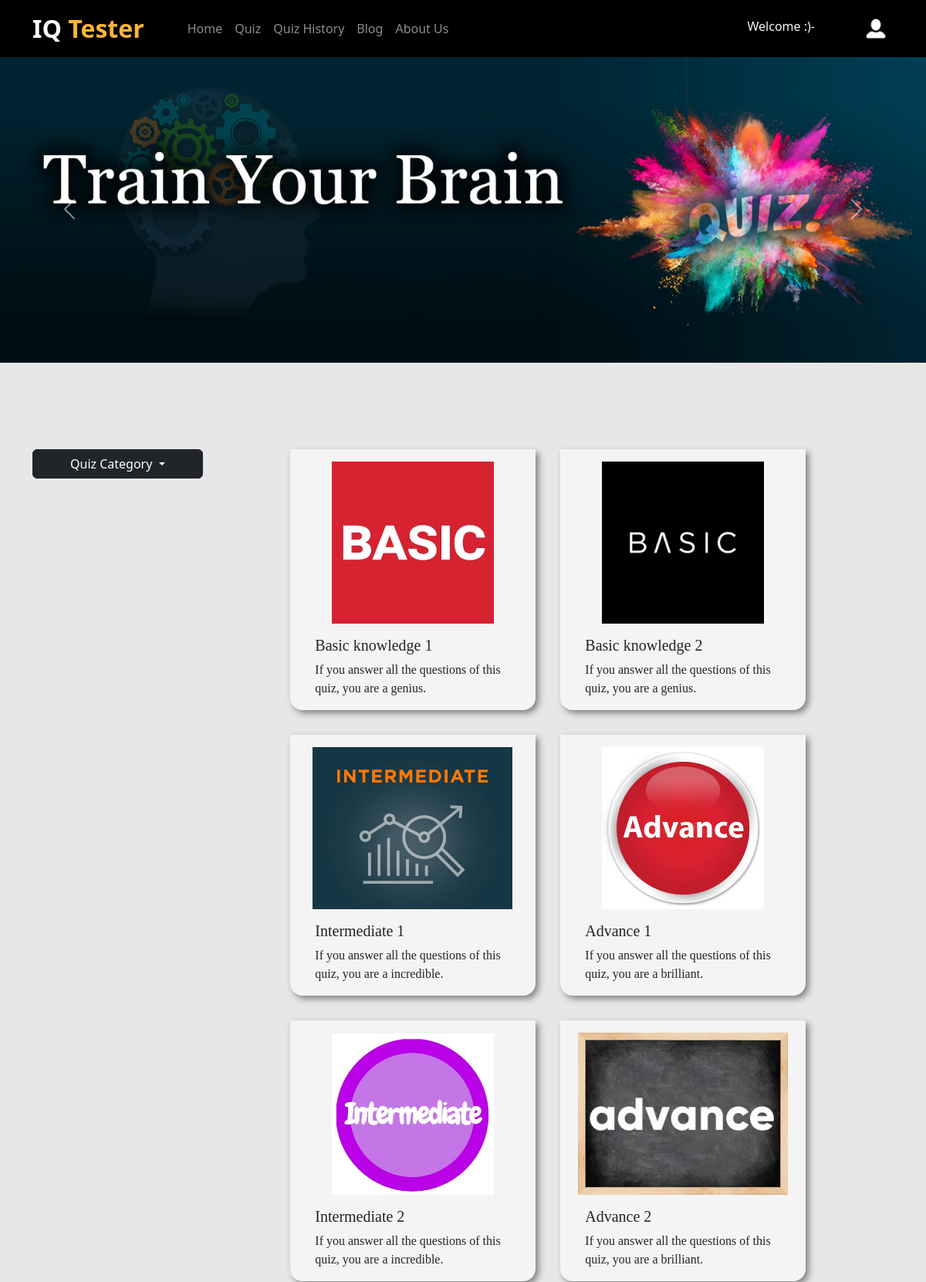
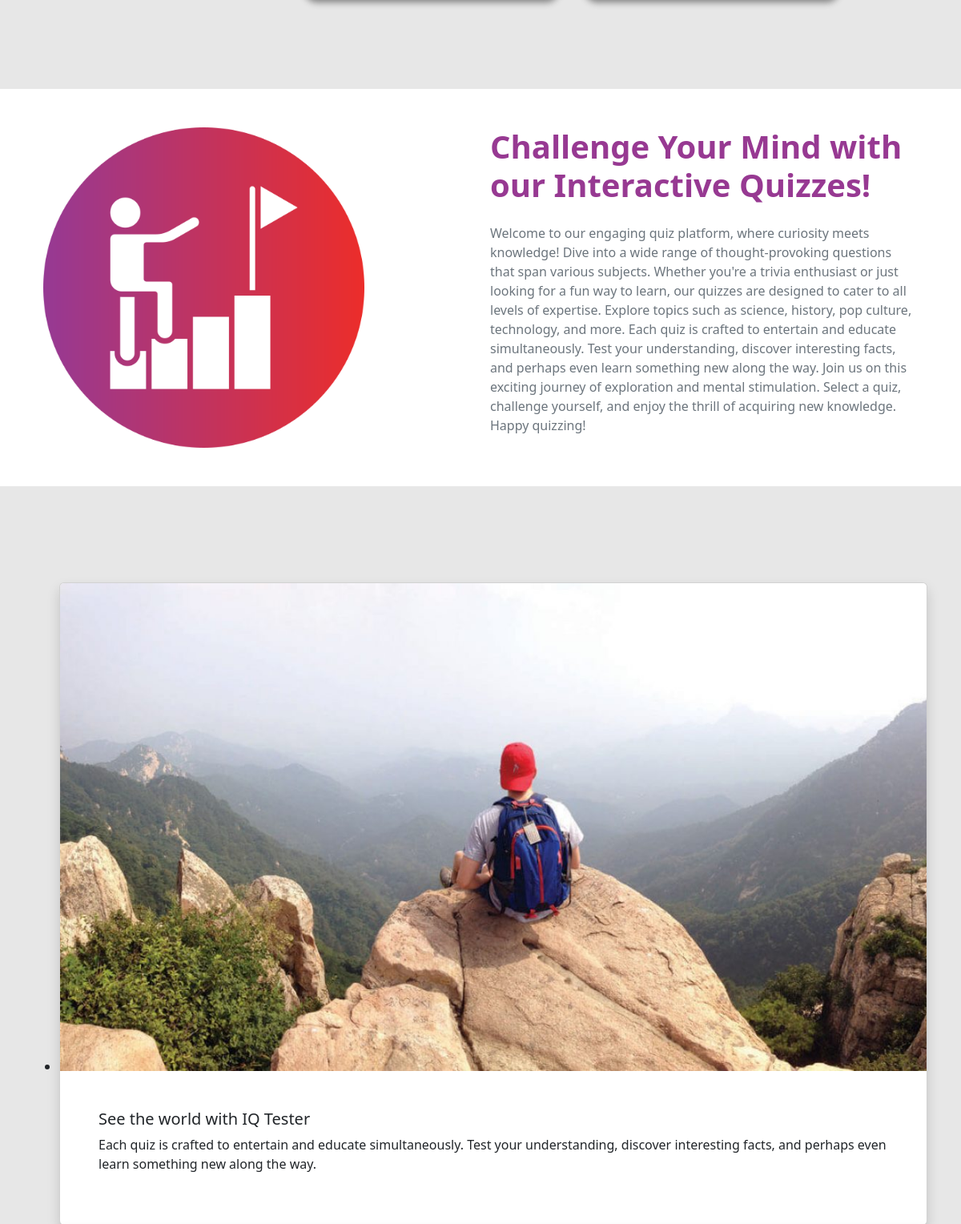
The app's page / (signed in, upper part) with its own data (2 pictures, top to bottom).
### quiz/models.py (models this page shows, shortened)
class Quiz(models.Model):
    title = models.CharField(max_length=100)
    description = models.TextField()
    image = models.ImageField(upload_to='quiz/media/images/', blank=True, null=True)
    category = models.ManyToManyField(Category)
    has_time_limit = models.BooleanField(default=False)
    time_limit_minutes = models.PositiveIntegerField(blank=True, null=True)
    created_at = models.DateTimeField(auto_now_add=True)

### core/views.py (the view)
# urls.py: path('', home, name='home'),
def home(req, category_slug = None) :
    data = Quiz.objects.all()
    if category_slug is not None :
        cate = Category.objects.get(slug=category_slug)
        data = Quiz.objects.filter(category=cate)
    category = Category.objects.all()
    return render(req, 'index.html', {'data' : data, 'category' : category})

### core/templates/index.html (shortened to what this page needs)
{% extends "base.html" %}
{% load static %}
{% block content %}
<section class="mb-5">
    <div>
      <div id="carouselExampleAutoplaying" class="carousel slide" data-bs-ride="carousel">
        <div class="carousel-inner">
          <div class="carousel-item active">
            <img src="{% static "images/banner_1.jpg" %}" class="d-block w-100" alt="...">
          </div>
        </div>
        <button class="carousel-control-prev" type="button" data-bs-target="#carouselExampleAutoplaying" data-bs-slide="prev">
          <span class="carousel-control-prev-icon" aria-hidden="true"></span>
        </button>
        <button class="carousel-control-next" type="button" data-bs-target="#carouselExampleAutoplaying" data-bs-slide="next">
          <span class="carousel-control-next-icon" aria-hidden="true"></span>
        </button>
      </div>
    </div>
</section>
<section class="container pt-5">
    <div class="d-lg-flex d-sm-block">
        <div class="dropdown mt-3">
            <button class="btn btn-dark dropdown-toggle px-5" type="button" data-bs-toggle="dropdown" aria-expanded="false">
              Quiz Category
            </button>
        </div>
        <div class="mb-5">
            <div class="d-flex flex-wrap justify-content-center">
            {% for quiz in data %}
            <a href="{% url "quiz_page" quiz.id %}" style="width:350px;" class="p-3 text-decoration-none">
                <div class="card card-style border-0 rounded-0 rounded-bottom-4">
                  <div class="p-3">
                    <div class="">
                      <div>
                        <img style="width:285px; height:210px; object-fit: contain;" src="{{quiz.image.url}}" alt="Car Image">
                      </div>
                      <div style="font-family:Cambria, Cochin, Georgia, Times, 'Times New Roman', serif;" class="p-3 pb-0">
                        <h5 class="card-title">{{quiz.title}}</h5>
                        <p class="card-text">{{quiz.description | truncatewords:14 }}</p>
                      </div>
                    </div>
                  </div>
                </div>
            </a>
              {% endfor %}
            </div>
          </div>
    </div>
</section>
<section style="background-color: white;" class="my-5">
  <div class="row align-items-center container m-auto py-5">
    <div class="col-lg-6 col-sm-12">
      <img class="w-75" src="{% static 'images/challange.png' %}" alt="">
    </div>
    <div class="col-lg-6 col-sm-12">
      <h1 style="color: #973992;" class="fw-bold mb-4">Challenge Your Mind with our Interactive Quizzes!</h1>
      <p class="text-secondary">Welcome to our engaging quiz platform, where curiosity meets knowledge! Dive into a wide range of thought-provoking questions that span various subjects. Whether you're a trivia enthusiast or just looking for a fun way to learn, our quizzes are designed to cater to all levels of expertise. Explore topics such as science, history, pop culture, technology, and more. Each quiz is crafted to entertain and educate simultaneously. Test your understanding, discover interesting facts, and perhaps even learn something new along the way. Join us on this exciting journey of exploration and mental stimulation. Select a quiz, challenge yourself, and enjoy the thrill of acquiring new knowledge. Happy quizzing!</p>
    </div>
  </div>
</section>
<section class="container py-5">
  <div class="swiffy-slider slider-item-show2 slider-item-reveal slider-nav-outside slider-nav-round slider-nav-visible slider-indicators-outside slider-indicators-round slider-indicators-dark slider-nav-animation slider-nav-animation-fadein slider-item-first-visible">
    <ul class="slider-container py-4">
        <li class="slide-visible">
            <div class="card shadow h-100">
                <div class="ratio ratio-16x9">
                    <img src="{% static "images/slider_1.jpg" %}" class="card-img-top" loading="lazy" alt="...">
                </div>
                <div class="card-body p-3 p-xl-5">
                    <h3 class="card-title h5">See the world with IQ Tester</h3>
                    <p class="card-text">Each quiz is crafted to entertain and educate simultaneously. Test your understanding, discover interesting facts, and perhaps even learn something new along the way.</p>
                </div>
            </div>
        </li>
    </ul>
</div>
</section>
{% endblock content %}

### core/templates/index.html (style rules this page uses)
.card-style { background-color:#F4F4F4; box-shadow: 4px 4px 8px gray; }

### records on screen
Quiz: image (picture), title "Basic knowledge 1", description "If you answer all the questions of this quiz, you are a genius."
Quiz: image (picture), title "Basic knowledge 2", description "If you answer all the questions of this quiz, you are a genius."
Quiz: image (picture), title "Intermediate 1", description "If you answer all the questions of this quiz, you are a incredible."
Quiz: image (picture), title "Advance 1", description "If you answer all the questions of this quiz, you are a brilliant."
Quiz: image (picture), title "Intermediate 2", description "If you answer all the questions of this quiz, you are a incredible."
Quiz: image (picture), title "Advance 2", description "If you answer all the questions of this quiz, you are a brilliant."
